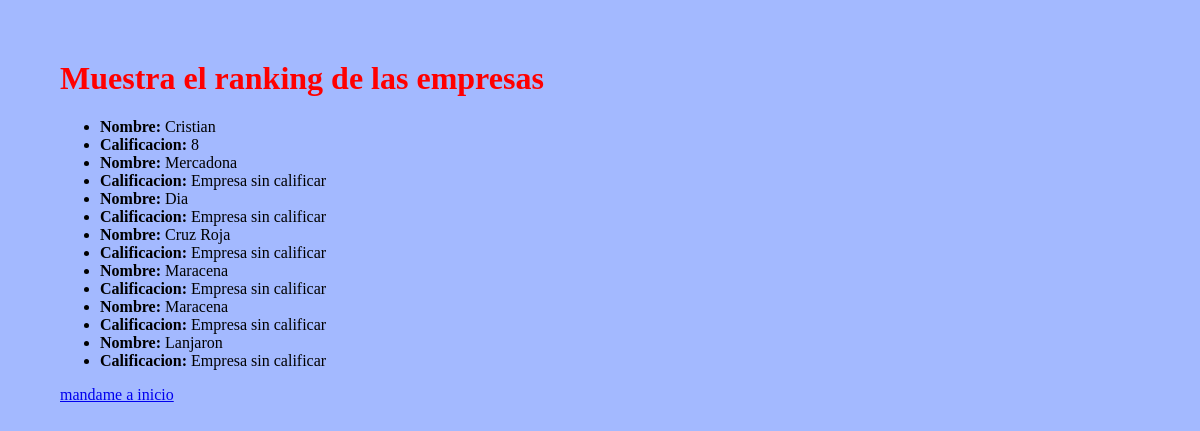
Before: /ranking with the older database file.
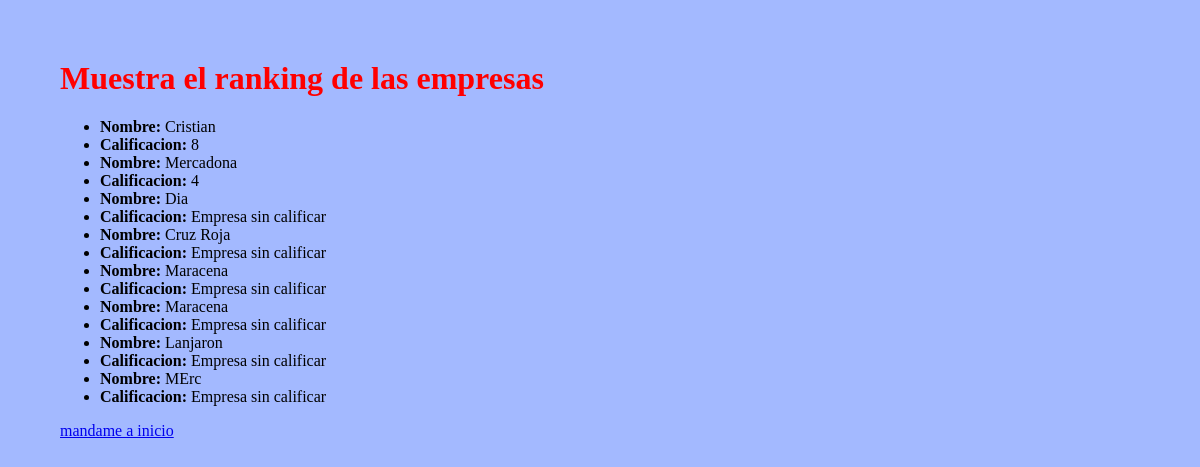
After: the same page with the newer database file.
### apps/empresas/models.py (models this page shows, shortened)
class Empresa(models.Model):
	nombre = models.CharField(max_length=50)
	calificacion = models.IntegerField(default=-1)

### apps/empresas/views.py (the view)
# urls.py: url(r'^ranking$', ranking.as_view(), name="ranking"),
class ranking(CreateView):
	template_name = 'empresas/ranking.html'
	model = Empresa
	fields = ['nombre','calificacion']
	success_url = reverse_lazy('empresa')
	def get(self, request, *args, **kwargs):
		ordenado = Empresa.objects.order_by('calificacion').reverse
		return render(request,'empresas/ranking.html',{'ordenado':ordenado})

### templates/empresas/ranking.html (shortened to what this page needs)
<!DOCTYPE html>
<html lang="en">
<head>
	<link rel="stylesheet" href="/static/css/style.css">
</head>
<body>
	<h1>Muestra el ranking de las empresas</h1>
	<ul>
		{% for empresa in ordenado %}
			<li><b>Nombre:</b> {{empresa.nombre}} </li>
			{% if empresa.calificacion != -1%}
			<li><b>Calificacion:</b> {{empresa.calificacion}} </li>
			{% else %}
			<li><b>Calificacion: </b> Empresa sin calificar </li>
			{% endif %}
		{% endfor %}
	</ul>
	<a href="../"> mandame a inicio</a>
</body>
</html>

Changed rows visible on the page:
changed Empresa "Mercadona": calificacion (not shown) → "4"; no longer shows "Empresa sin calificar"
added Empresa: nombre "MErc", shows "Calificacion:", calificacion "Empresa sin calificar"
